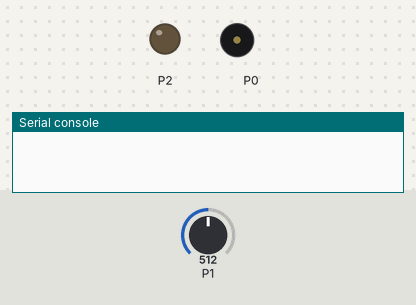
A program run on a simulated BBC micro:bit (MakeCode). Parts: output pins drawn as LEDs (lit = HIGH), buzzer (waves = sounding), the last lines printed to the serial console. The test bench sets the inputs (shaded band); at power-on: P1 = 512 (analog values on the 0–1023 scale).

Above: at 1.2 s.
1.3 s: P1 set to 537
3.0 s: P1 set to 561
At 3.57 s:
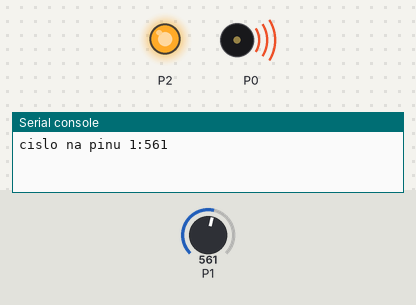
At 4.0 s:
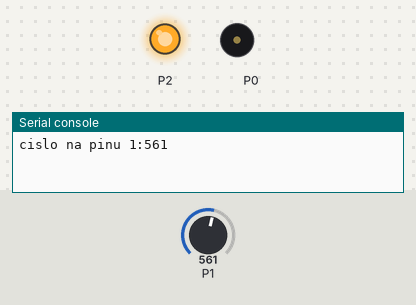
Timing chart, 0 to 10.7 s (numbered marks = the images above; inputs shaded):
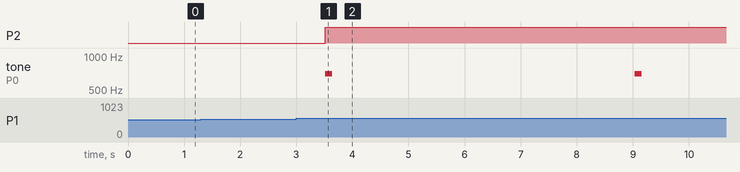

The program:

main.ts
```typescript
led.enable(false)
pins.digitalWritePin(DigitalPin.P2, 0)
basic.forever(function () {
    if (pins.analogReadPin(AnalogPin.P1) > 550) {
        serial.writeValue("cislo na pinu 1", pins.analogReadPin(AnalogPin.P1))
        basic.pause(500)
        music.play(music.tonePlayable(698, music.beat(BeatFraction.Quarter)), music.PlaybackMode.InBackground)
        pins.digitalWritePin(DigitalPin.P2, 1)
        basic.pause(5000)
    } else {
        pins.digitalWritePin(DigitalPin.P2, 0)
    }
})
```

test.ts
```typescript
// Tady jsou testy. Při použití tohoto balíčku jako rozšíření nebude zkompilováno.
```

Measured:
- the behaviour switches between 550 and 551 on P1 (found by bisection; images 0 and 1)
- after the input at 1.3 s, every drawn part: stays the same
- after the input at 3.0 s, P2: LOW → HIGH after 0.51 s; tone on P0: alternates 698 Hz for 0.12 s and silent for 5.4 s, starting after 0.51 s
